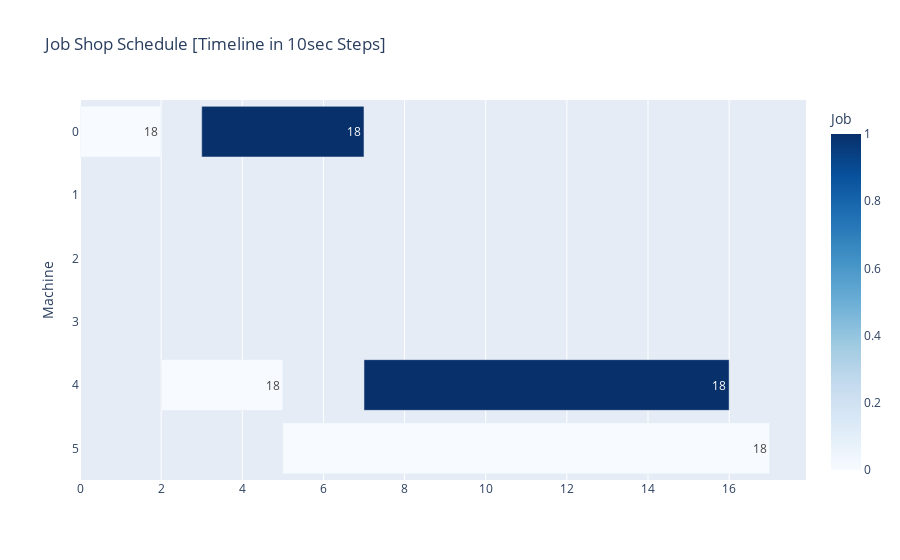

The code cell stored with this chart in its notebook:
### Code cell
get_qubo_ganttchart(df_schedule)

### Figure 1 — Plotly figure (JSON) as saved in the notebook; plotly's stock layout.template omitted (floating-point values rounded to 4 significant figures)
{"data": [{"alignmentgroup": "True", "base": [0, 2, 5, 3, 7], "hovertemplate": "StartTime=%{base}<br>FinishTime=%{x}<br>Machine=%{y}<br>DueDate=%{text}<br>Job=%{marker.color}<extra></extra>", "legendgroup": "", "marker": {"color": [0, 0, 0, 1, 1], "coloraxis": "coloraxis"}, "name": "", "offsetgroup": "", "orientation": "h", "showlegend": false, "text": [18, 18, 18, 18, 18], "textposition": "auto", "type": "bar", "x": [2, 3, 12, 4, 9], "xaxis": "x", "y": [0, 4, 5, 0, 4], "yaxis": "y"}], "layout": {"barmode": "overlay", "coloraxis": {"colorbar": {"title": {"text": "Job"}}, "colorscale": [[0, "rgb(247,251,255)"], [0.125, "rgb(222,235,247)"], [0.25, "rgb(198,219,239)"], [0.375, "rgb(158,202,225)"], [0.5, "rgb(107,174,214)"], [0.625, "rgb(66,146,198)"], [0.75, "rgb(33,113,181)"], [0.875, "rgb(8,81,156)"], [1, "rgb(8,48,107)"]]}, "legend": {"tracegroupgap": 0}, "title": {"text": "Job Shop Schedule [Timeline in 10sec Steps]"}, "xaxis": {"anchor": "y", "domain": [0, 1], "type": "linear"}, "yaxis": {"anchor": "x", "autorange": "reversed", "domain": [0, 1], "title": {"text": "Machine"}}}}
